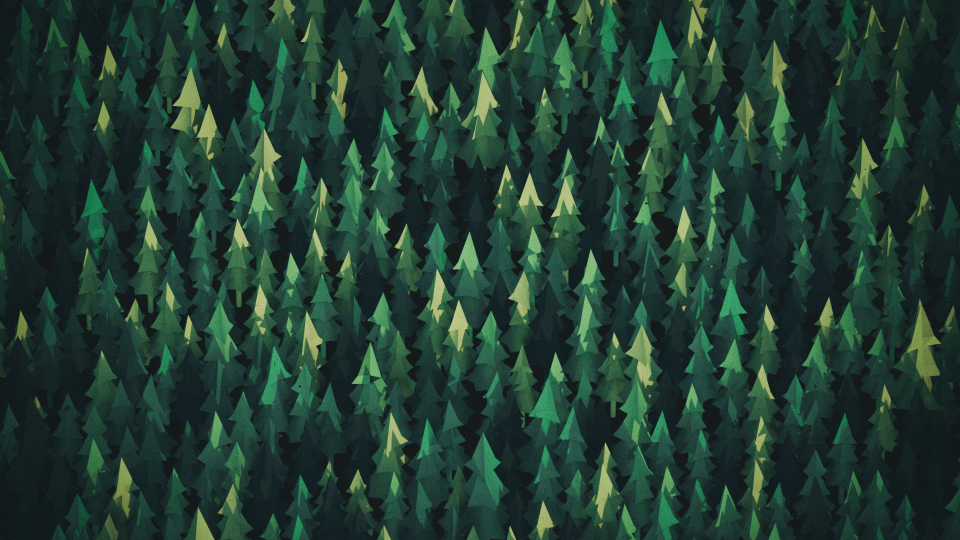
#> input picture photos/1.jpg, 1920 x 1080 px, found by its file name (shown at 1/2 size); its folder holds 4 pictures in this run
$ python main.py
#> lines starting #> are read from the running program, lines starting #| are printed output that depends on the picture
import random
import cv2
from PIL import Image, ImageEnhance
import os


path = "C:/Users/DURU BAYRAM/PycharmProjects/untitled/photos/"  # path for photos
dirs = os.listdir(path)

new_path = "C:/Users/DURU BAYRAM/PycharmProjects/untitled/resized_photos/"
# path where resized and colored photos will upload

image_path_list = []
valid_image_extensions = [".jpg", ".jpeg"]  # specify valid extensions
valid_image_extensions = [item.lower() for item in valid_image_extensions]


for file in os.listdir(path):
    extension = os.path.splitext(file)[1]
    image_path_list.append(os.path.join(path, file))
#> pass 2 of the loop `for file in os.listdir(path):`:
#> pass 3 of the loop `for file in os.listdir(path):`:
#> the loop made 4 passes; the first 3 are shown


for imagePath in image_path_list:
    image = cv2.imread(imagePath)
#> image is the input picture: shape (1080, 1920, 3); mean B, G, R 49.9, 61.1, 33.5

    if image is not None:
        cv2.imshow(imagePath, image) # show image
    elif image is None:
        print("Error loading: " + imagePath)
        # end this loop iteration and move on to next image
        continue

    key = cv2.waitKey(0)
#> (key Esc is pressed here)
    if key == 27:  # escape
        break
# close any open windows
cv2.destroyAllWindows()


def resize():
    for i in range(0, 32):
        item = dirs[i]
        if os.path.isfile(path+item):
            dx = dy = 512
            im = Image.open(path+item)
            w, h = im.size
#> w = 1920; h = 1080
            x = random.randint(0, w-dx-1)
#> x = 788
            y = random.randint(1, h-dy-1)
#> y = 431
            f, e = os.path.splitext(path+item)
            new_image = im.crop((x, y, x+dx, y+dy))
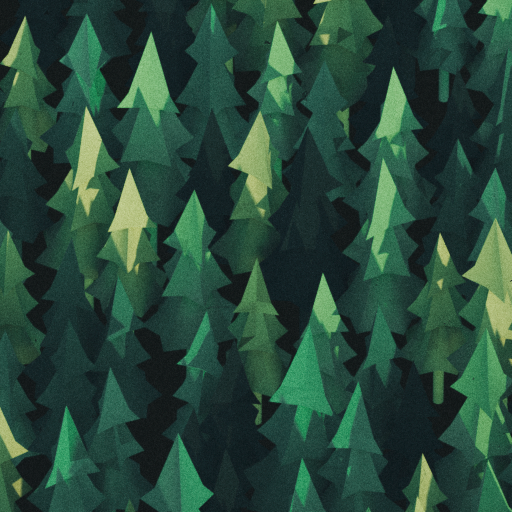
#> new_image: PIL image 512x512 RGB; mean R, G, B 40.1, 73.4, 58.4
            change_colors(new_image)
#> in change_colors, `img = en.enhance(3)`:
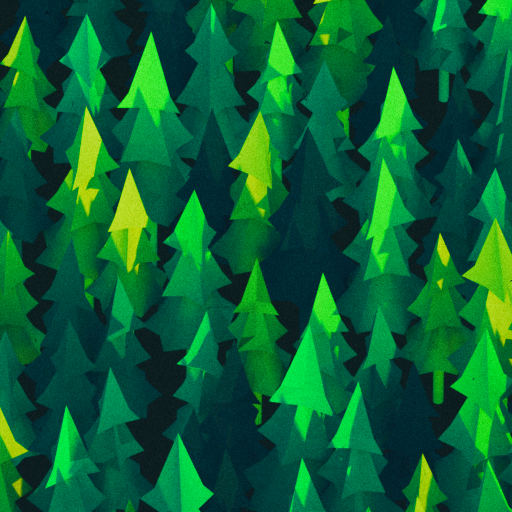
#> img: PIL image 512x512 RGB; mean R, G, B 8.8, 96.7, 51.9
            output, _ = os.path.splitext(new_path)
            new_image.save(output + f[-2:] + ' renew.jpg', 'JPEG', quality=90)
#> pass 2 of the loop in resize, `for i in range(0, 32):`:
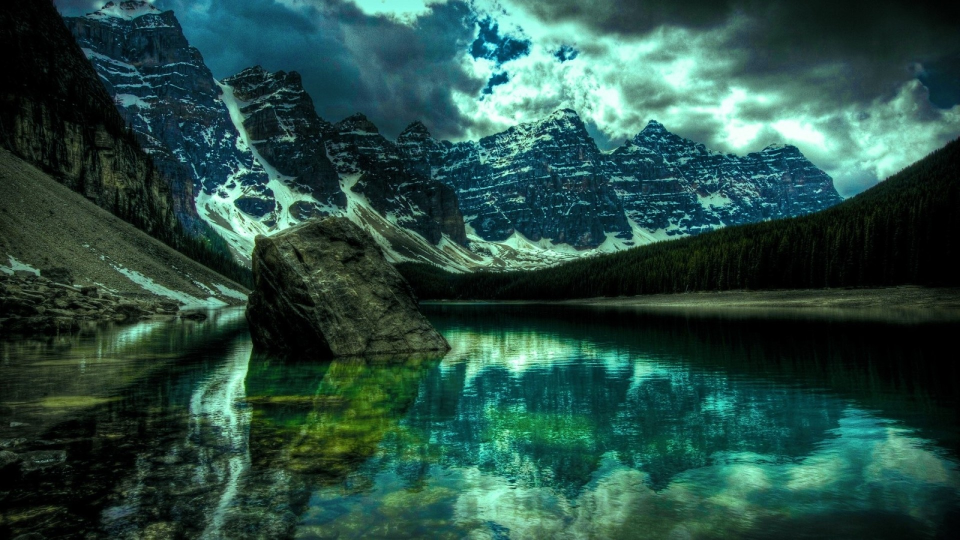
#> input picture photos/10.jpg, 1920 x 1080 px, found by its file name (shown at 1/2 size)
#> in resize, im is the input picture: PIL image 1920x1080 RGB; mean R, G, B 39.5, 76.8, 67.8
#> in resize, `new_image = im.crop((x, y, x+dx, y+dy))`:
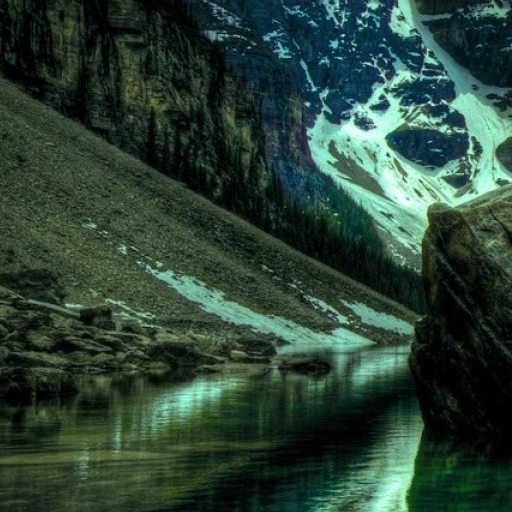
#> new_image: PIL image 512x512 RGB; mean R, G, B 43.6, 67.1, 54.2
#> in change_colors (call 2), `img = en.enhance(3)`:
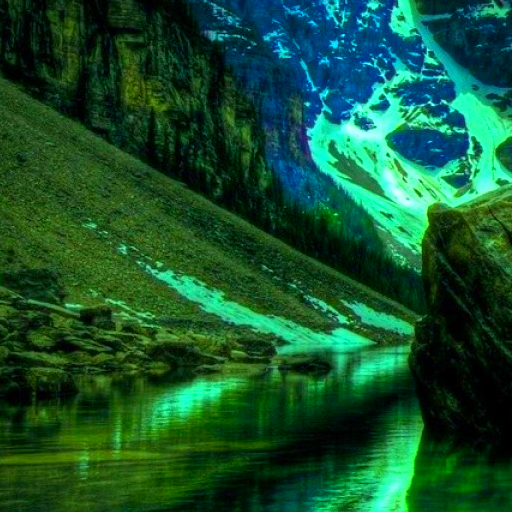
#> img: PIL image 512x512 RGB; mean R, G, B 20.5, 83.1, 46.1
#> pass 3 of the loop in resize, `for i in range(0, 32):`:
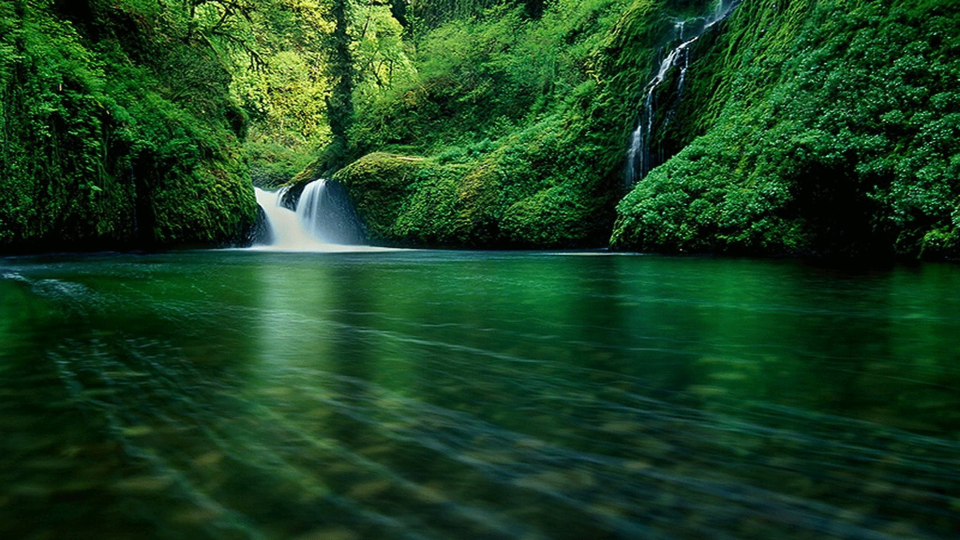
#> input picture photos/11.jpg, 1920 x 1080 px, found by its file name (shown at 1/2 size)
#> in resize, im is the input picture: PIL image 1920x1080 RGB; mean R, G, B 25.9, 65.5, 32.2
#> in resize, `new_image = im.crop((x, y, x+dx, y+dy))`:
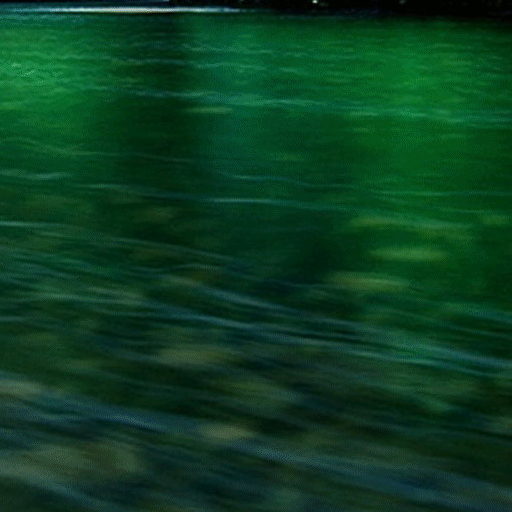
#> new_image: PIL image 512x512 RGB; mean R, G, B 11.4, 61.3, 33.7
#> in change_colors (call 3), `img = en.enhance(3)`:
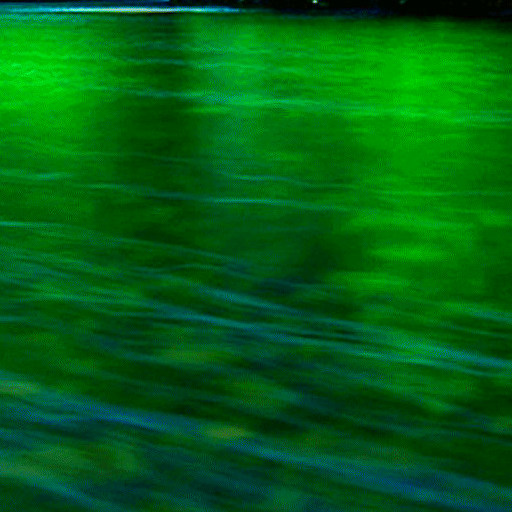
#> img: PIL image 512x512 RGB; mean R, G, B 0.5, 97.4, 18.9
#> the loop made 5 passes; the first 3 are shown


def change_colors(x):
    en = ImageEnhance.Color(x)
    img = en.enhance(3) #color type
    img.show()


#> (the run stopped early here; a loop or call above may not have finished)
